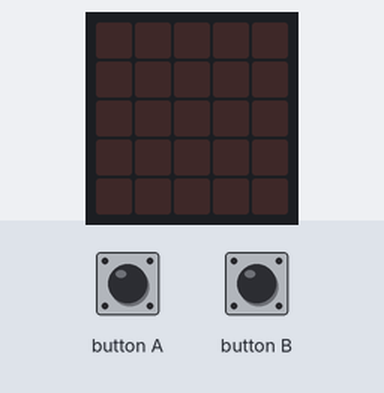
A program run on a simulated BBC micro:bit running MicroPython. On the bench: the board's 5×5 LED display. Inputs (shaded band) come from the test bench.

Above: at 1.2 s.
1.3 s: button A pressed for 0.15 s
At 1.6 s:
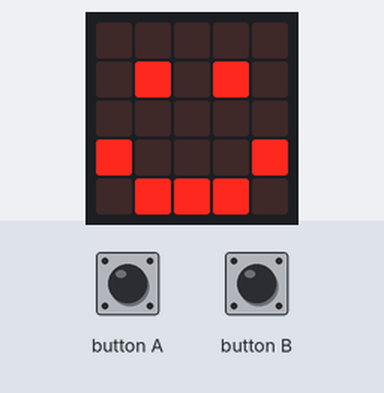
2.9 s: button B pressed for 0.15 s
At 4.0 s:
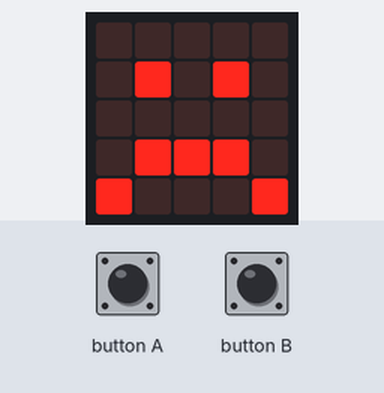
4.5 s: button A pressed for 1 s
At 5.2 s:
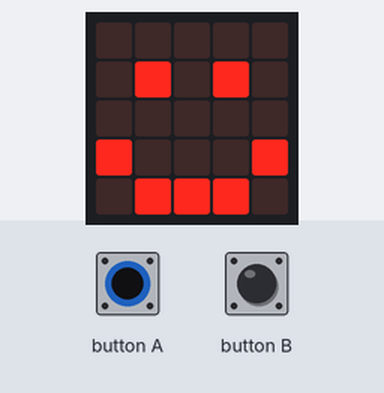
7.0 s: button B pressed for 1 s
At 8.3 s:
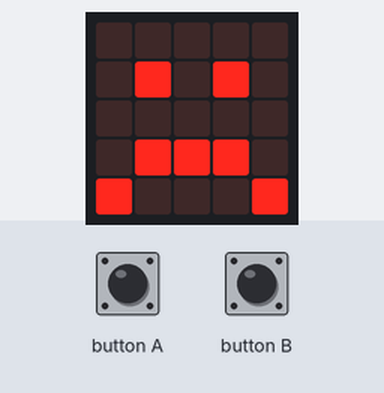
Timing chart, 0 to 10.0 s (numbered marks = the images above; inputs shaded):
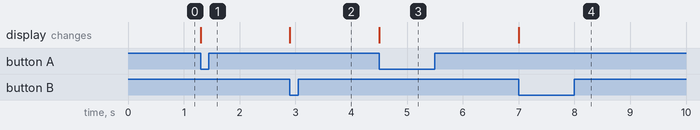

The program:

Les-1_2.py
```python
# We kunnen ook plaatjes laten zien op de Microbit
# We importeren weer de bibliotheken van de microbit

from microbit import *

# Nu geven we het commando om een plaatje te laten zien.
# Dit doe je met het commando display.show(Image.PLAATJE)

while True:
    if button_a.is_pressed():
        display.show(Image.HAPPY)
    if button_b.is_pressed():
        display.show(Image.SAD)
```

Measured:
- after the input at 1.3 s, the display: changes at once (image 1)
- after the input at 2.9 s, the display: changes at once (image 2)
- after the input at 4.5 s, the display: changes at once (image 3)
- after the input at 7.0 s, the display: changes at once (image 4)
